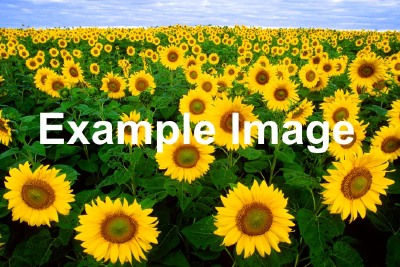
#> input picture python/lecture/Example.jpg, 400 x 267 px
$ python blur.py
#> lines starting #> are read from the running program, lines starting #| are printed output that depends on the picture
from PIL import Image, ImageFilter

before = Image.open("Example.jpg")
#> before is the input picture: PIL image 400x267 RGB; mean R, G, B 126.5, 124.6, 45.1
after = before.filter(ImageFilter.GaussianBlur(radius=6))
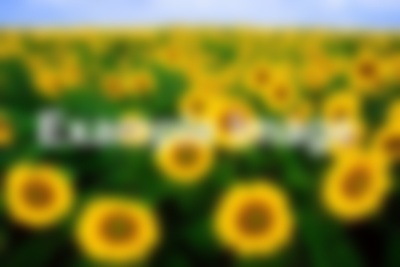
#> after: PIL image 400x267 RGB; mean R, G, B 126.5, 124.6, 45.1
after.save("out.jpg")
